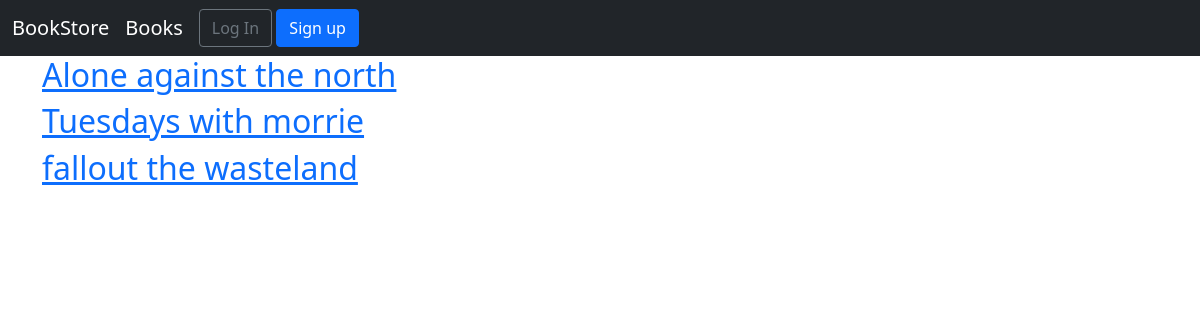
/books/, run on an earlier commit of the app's database.
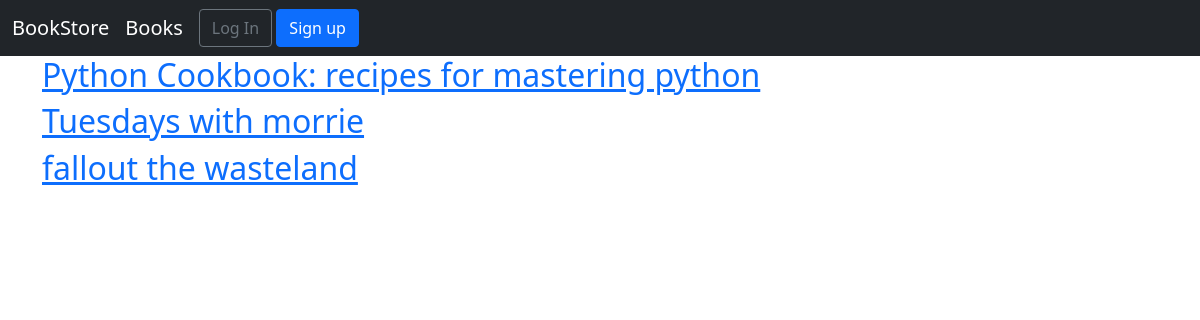
And on a later commit of the database.
### books/models.py (models this page shows, shortened)
class Book(models.Model):
    id = models.UUIDField(primary_key=True,
        default=uuid.uuid4,
        editable=False)
    title = models.CharField(max_length=200)
    author = models.CharField(max_length=200)
    price = models.DecimalField(max_digits=6, decimal_places=2)
    date_publication = models.DateField(blank=True, null=True)
    cover = models.ImageField(upload_to='covers/', blank=True)
    def get_absolute_url(self):
        return reverse('book_detail', args=[str(self.id)])

### books/views.py (the view)
# urls.py: path('', BookListView.as_view(), name='book_list'),
class BookListView(ListView):
    model = Book
    context_object_name = 'book_list'
    template_name = 'books.book_list.html'

### templates/books/book_list.html (shortened to what this page needs)
{% extends 'base.html' %}
{% block content %}
 {% for book in object_list %}
 <div>
    <h2><a href="{{ book.get_absolute_url }}">{{ book.title }}</a></h2>
 </div>
 {% endfor %}
{% endblock content %}

What changed in the data, as far as the page shows it:
changed Book: title "Alone against the north" → "Python Cookbook: recipes for mastering python"
